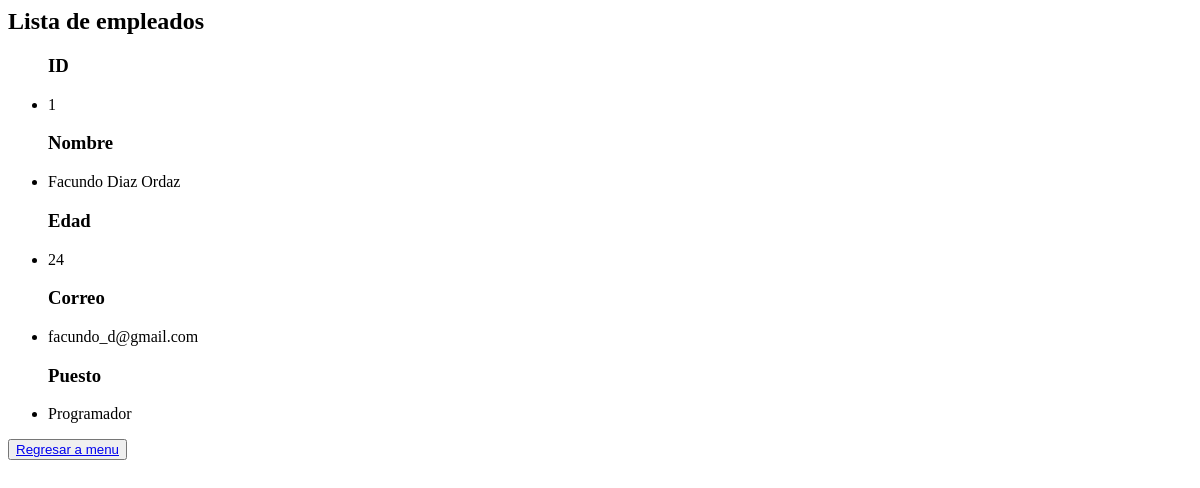
/erp/show, run on an earlier commit of the app's database.
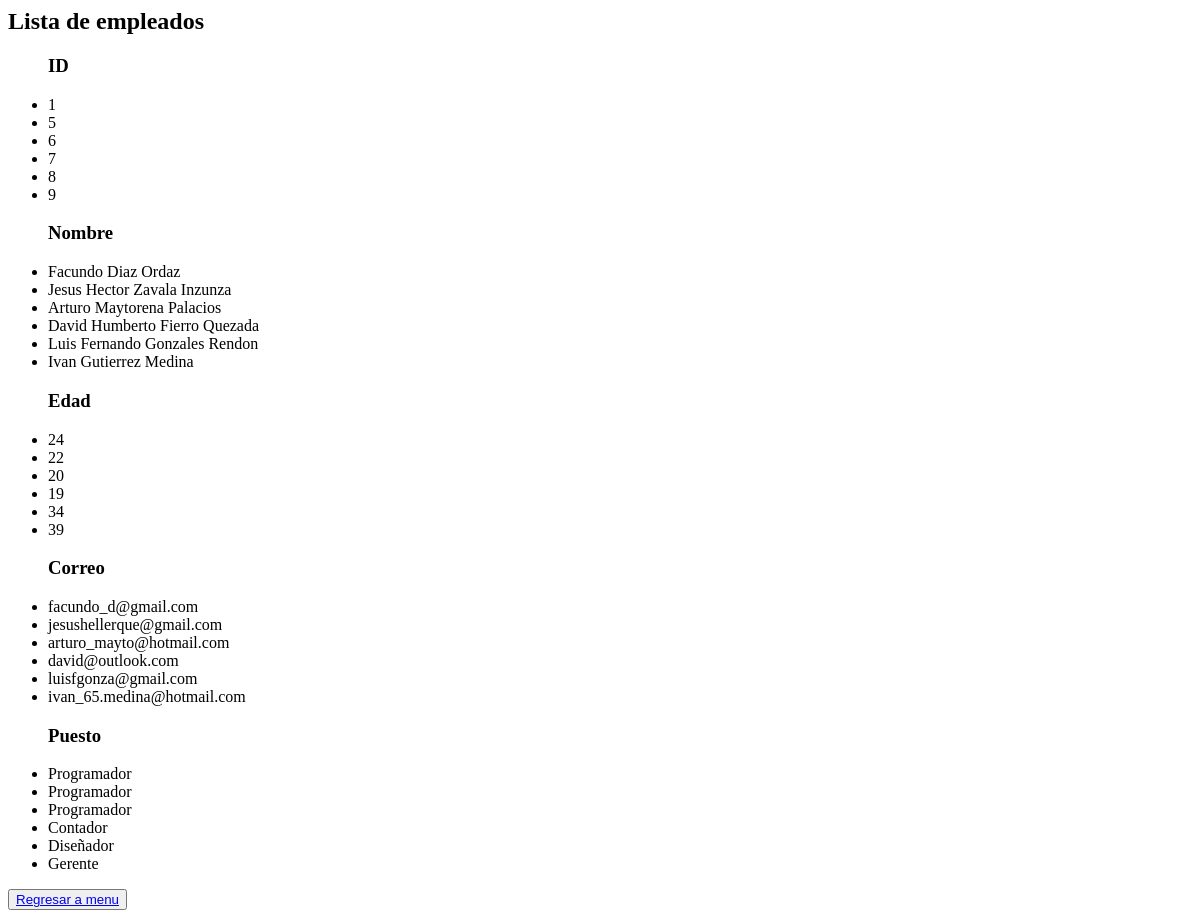
And on a later commit of the database.
### erp/models.py (models this page shows, shortened)
class Employee(models.Model):
    name_employee = models.CharField( max_length = 200 )
    age = models.IntegerField( default = 0)
    email = models.EmailField( max_length = 200 )
    contract_date = models.DateField( default = timezone.now())
    job_status = models.ForeignKey( Job, on_delete = models.SET_NULL, null = True )

class Job(models.Model):
    name_job = models.CharField( max_length = 200 )
    description = models.CharField( max_length = 500 )
    def __str__(self):
        return self.name_job

### erp/views.py (the view)
# urls.py: path('show', views.show, name = 'show'),
def show(request):
    employees = Employee.objects.all()
    return render(request, 'erp/show.html', {'list_employees': employees,
                                             'null_message': employees.count() == 0})

### erp/templates/erp/show.html (shortened to what this page needs)
<h2>Lista de empleados</h2>
<main>
    <ul>
        <h3>ID</h3>
        {% for employee in list_employees %}
            <li>{{employee.id}}</li>
        {% endfor %}
    </ul>
    <ul>
        <h3>Nombre</h3>
        {% for employee in list_employees %}
            <li>{{employee.name_employee}}</li>
        {% endfor %}
    </ul>
    <ul>
        <h3>Edad</h3>
        {% for employee in list_employees %}
            <li>{{employee.age}}</li>
        {% endfor %}
    </ul>
    <ul>
        <h3>Correo</h3>
        {% for employee in list_employees %}
            <li>{{employee.email}}</li>
        {% endfor %}
    </ul>
    <ul>
        <h3>Puesto</h3>
        {% for employee in list_employees %}
            <li>{{employee.job_status}}</li>
        {% endfor %}
    </ul>
</main>
<button><a href="{% url 'erp:index' %}">Regresar a menu</a></button>

What changed in the data, as far as the page shows it:
added Employee: id "5", name_employee "Jesus Hector Zavala Inzunza", age "22", email "jesushellerque@gmail.com", job_status "Programador"
added Employee: id "6", name_employee "Arturo Maytorena Palacios", age "20", email "arturo_mayto@hotmail.com", job_status "Programador"
added Employee: id "7", name_employee "David Humberto Fierro Quezada", age "19", email "david@outlook.com", job_status "Contador"
added Employee: id "8", name_employee "Luis Fernando Gonzales Rendon", age "34", email "luisfgonza@gmail.com", job_status "Diseñador"
added Employee: id "9", name_employee "Ivan Gutierrez Medina", age "39", email "ivan_65.medina@hotmail.com", job_status "Gerente"
